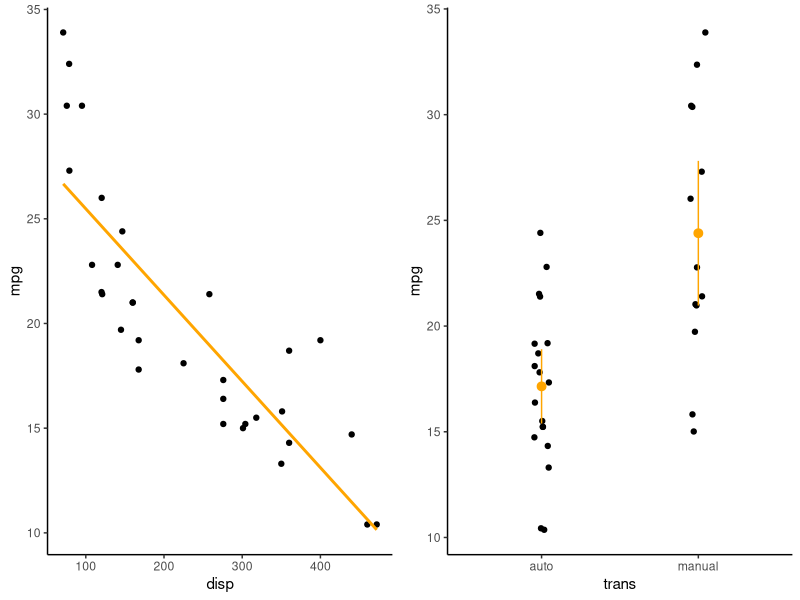
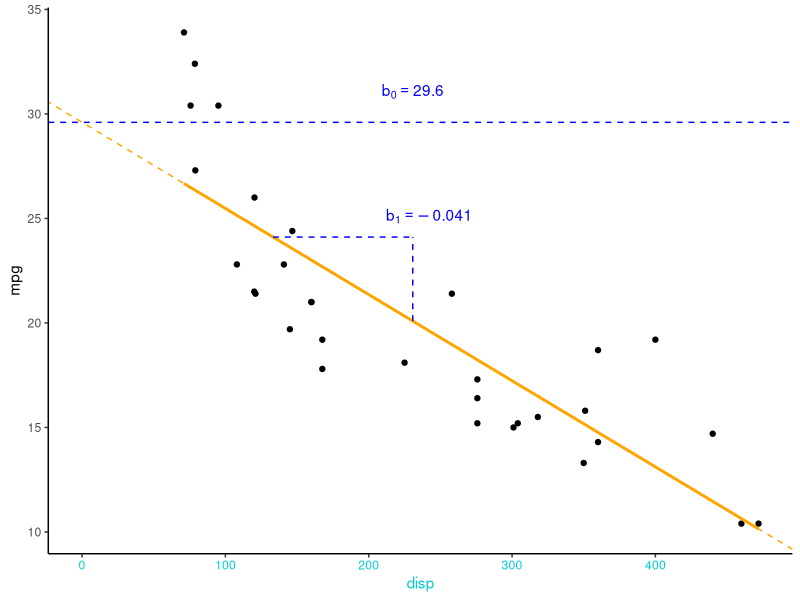

Write the R code that produced these figures, in order.
## ---- chunk 1
knitr::opts_chunk$set(echo = FALSE)
library(tidyverse)
theme_set(theme_classic())
library(ggpubr)

#Functions

#Plots of mtcars data

#Continuous
p1 <- ggplot(mtcars,aes(x=disp,y=mpg))+geom_point()+geom_smooth(formula=y~x,method='lm',se=FALSE,col='orange')

#Categorical
p2 <- ggplot(mtcars,aes(x=factor(am,labels=c('auto','manual')),y=mpg))+ 
  geom_point(position=position_jitter(width=0.05))+labs(x='trans')+
  geom_pointrange(stat='summary',fun.data=mean_se,fun.args = list(mult = 2),col='orange')

#Interaction - use this next lecture
p3 <- ggplot(mtcars,aes(x=disp,y=mpg,col=factor(am,labels=c('auto','manual'))))+geom_point()+labs(col='trans')+
  geom_smooth(formula=y~x,method='lm',se=FALSE)+
  scale_colour_manual(values=c('blue','red'))+theme(legend.justification=c(1,1), legend.position=c(1,1))

#Fit models for later use
modp1 <- lm(mpg~disp,data=mtcars)
modp2 <- lm(mpg~am,data=mtcars)
modp3 <- lm(mpg~disp*am,data=mtcars)

## ---- chunk 2
ggarrange(p1,p2,ncol=2) #Display mtcars data
## ---- chunk 3
meanDisp <- mean(mtcars$disp) #Mean displacement
y_meanDisp <- coef(modp1) %*% c(1,meanDisp) #Predicted y at mean displacement
b0Lab <- paste('b[0] == ',round(coef(modp1)[1],3))
b1Lab <- paste('b[1] == ',round(coef(modp1)[2],3)) 

p1 + xlim(0,NA) + 
  geom_hline(yintercept=coef(modp1)[1],linetype='dashed',col='blue') +
  geom_abline(intercept=coef(modp1)[1],slope=coef(modp1)[2],col='orange',linetype='dashed') +
  annotate('text', x=meanDisp, y = coef(modp1)[1]*1.05, col='blue', label=b0Lab, parse=TRUE) +
  annotate('segment', x = meanDisp, xend = meanDisp, y= y_meanDisp, yend = y_meanDisp*1.2,linetype='dashed',col='blue') +
  annotate('text', x=meanDisp*1.05, y = y_meanDisp*1.25, col='blue', label=b1Lab, parse=TRUE) +
  annotate('segment', x = (y_meanDisp*1.2-coef(modp1)[1])/coef(modp1)[2] , xend = meanDisp, y= y_meanDisp*1.2 ,yend = y_meanDisp*1.2,
           linetype='dashed',col='blue') +

    theme(axis.title.x.bottom=element_text(colour='darkturquoise'),axis.text.x.bottom=element_text(colour='darkturquoise'))
